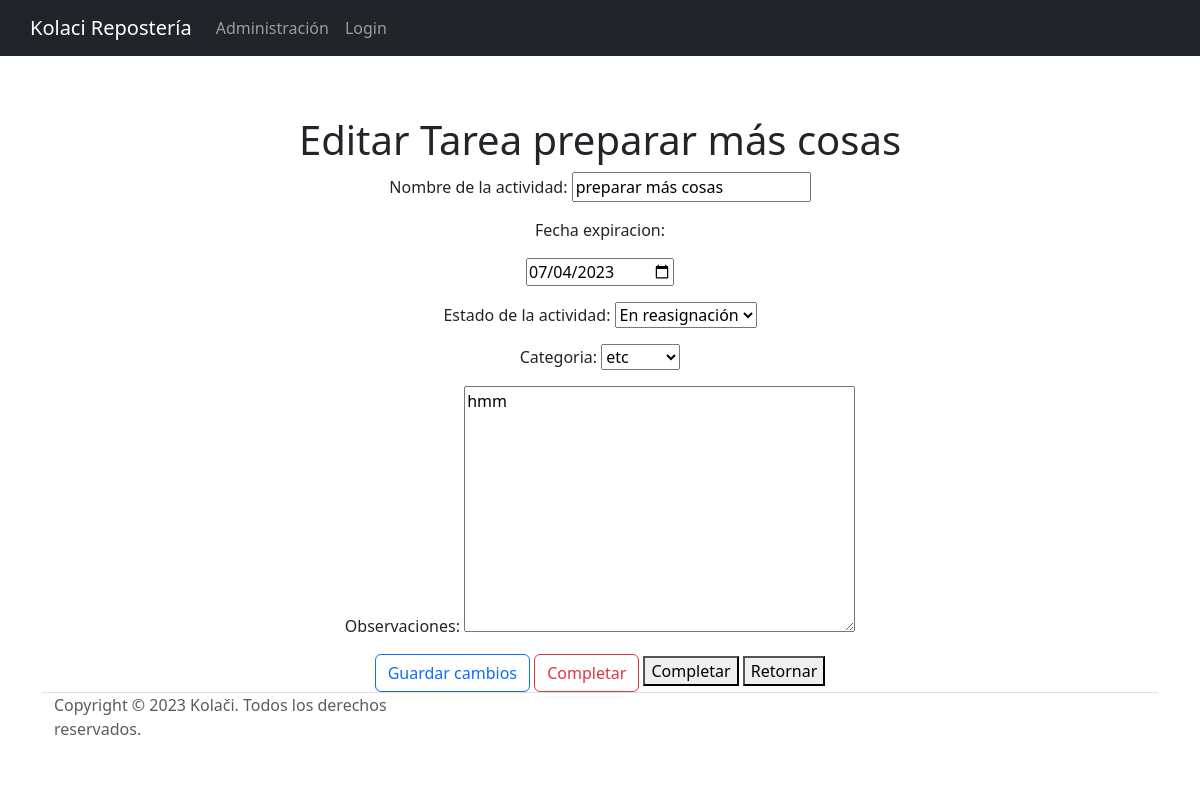
Before: /tareas/8/edit/ with the older database file.
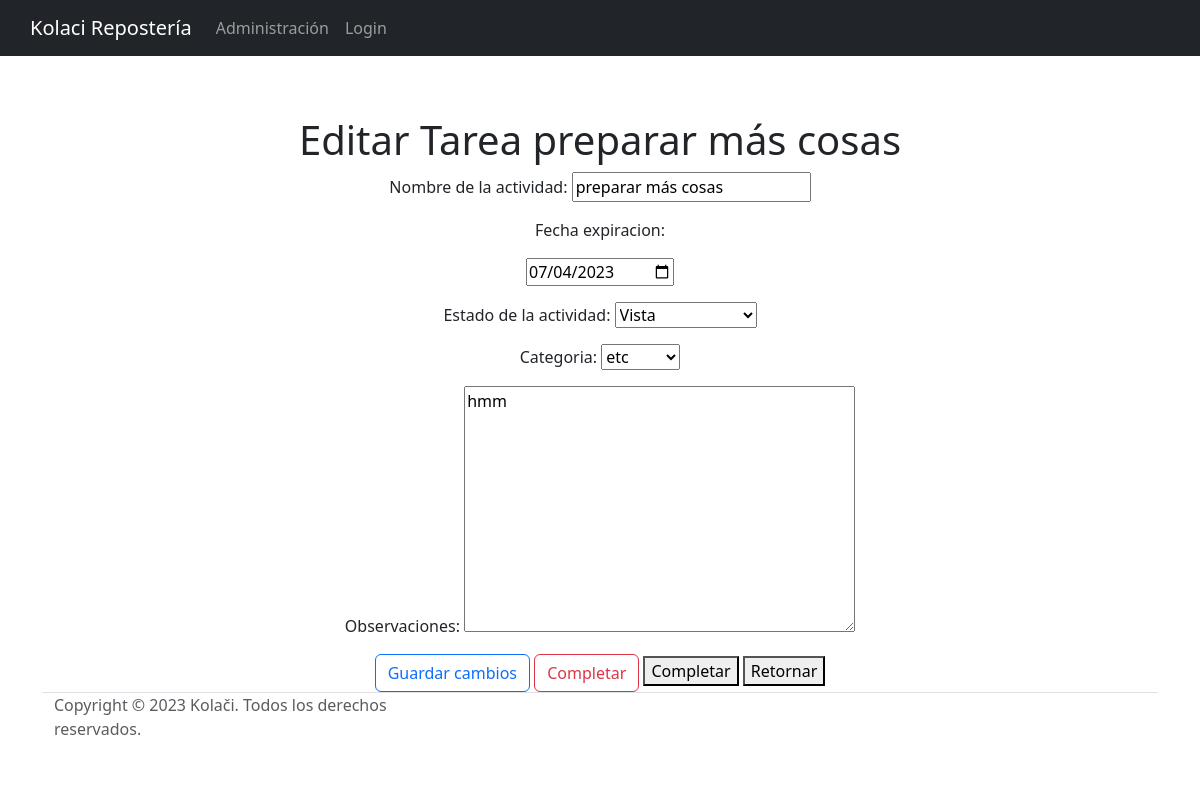
After: the same page with the newer database file.
### app/models.py (models this page shows, shortened)
class Tarea(models.Model):
    name = models.CharField(max_length=255, verbose_name="Nombre de la actividad")
    usuario = models.ForeignKey(User, on_delete=models.CASCADE)
    fecha_creacion = models.DateField(auto_now=True)
    fecha_expiracion = models.DateField(default=None, null=True, blank=True)
    observaciones = models.TextField(max_length=1024, null=True, blank=True)
    categoria_opciones = (
        ('trabajo', 'trabajo'),
        ('casa', 'casa'),
        ('estudio', 'estudio'),
        ('etc', 'etc'),
    )
    categoria = models.CharField(max_length=10, choices=categoria_opciones)
    estado_opciones = (
        ('asignada', 'Asignada'),
        ('vista', 'Vista'),
        ('completada', 'Completada'),
        ('en reasignación', 'En reasignación'),
        ('anulada', 'Anulada'),
    )
    estado = models.CharField(max_length=15, choices=estado_opciones, verbose_name="Estado de la actividad")

### app/views.py (the view, shortened to what this page needs)
# urls.py: path('tareas/<int:pk>/edit/', views.TareaEditView.as_view(), name='tareas-edit'),
class TareaEditView(UpdateView): #Updateview es un class-based view usado para actualizar datos
    model = Tarea #se elige el modelo
    form_class = TareaForm #se elige el formulario
    template_name = "app/edit_tarea.html" #se elige el template
    def get_object(self, queryset=None): #override del método de la clase padre.
        tarea = super().get_object(queryset) #obtiene el objeto tarea y lo asigna a esta variable
        tarea.save() #se guarda
        return tarea

### app/models.py
class TareaForm(forms.ModelForm):#heredamos de ModelForm, que genera un formulario a partir del modelo indicado en el Meta
    fecha_expiracion = forms.DateField(widget=AdminDateWidget(attrs={'type': 'date'})) #indicamos la utilización del widget del admin para elegir fecha
    class Meta:
        model = Tarea
        fields = ['name', 'fecha_expiracion', 'estado', 'categoria', 'observaciones']

### app/templates/app/edit_tarea.html (shortened to what this page needs)
{% extends "app/base.html" %}
{% block body %}
  <h1>Editar Tarea {{tarea.name}}</h1>
  <form method="post">
    {{ form.as_p }}
    <button class="btn btn-outline-primary" type="submit">Guardar cambios</button>
    <a class="btn btn-outline-danger" href="{% url 'tareas-delete' tarea.id %}" role="button">Completar</a>
    <button type="submit" name="estado" value="completada">Completar</button>
    <button type="submit" name="estado" value="vista">Retornar</button>
  </form>
{% endblock %}

Changed rows visible on the page:
changed Tarea "preparar más cosas": estado "En reasignación" → "Vista"
